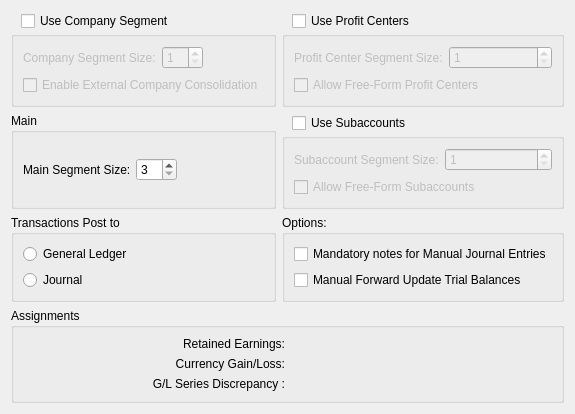
     <widget class="QWidget" name="_gl">
      <attribute name="title">
       <string>General Ledger</string>
      </attribute>
      <layout class="QGridLayout" name="gridLayout_13">
       <item row="0" column="0">
        <layout class="QVBoxLayout" name="verticalLayout_6">
         <property name="spacing">
          <number>0</number>
         </property>
         <item>
          <layout class="QHBoxLayout" name="horizontalLayout_5">
           <item>
            <spacer name="horizontalSpacer_5">
             <property name="orientation">
              <enum>Qt::Horizontal</enum>
             </property>
             <property name="sizeType">
              <enum>QSizePolicy::Fixed</enum>
             </property>
             <property name="sizeHint" stdset="0">
              <size>
               <width>10</width>
               <height>20</height>
              </size>
             </property>
            </spacer>
           </item>
           <item>
            <widget class="QCheckBox" name="_useCompanySegment">
             <property name="text">
              <string>Use Company Segment</string>
             </property>
            </widget>
           </item>
          </layout>
         </item>
         <item>
          <widget class="QGroupBox" name="_useCompanySegmentGroup">
           <property name="enabled">
            <bool>false</bool>
           </property>
           <property name="sizePolicy">
            <sizepolicy hsizetype="Preferred" vsizetype="Preferred">
             <horstretch>0</horstretch>
             <verstretch>1</verstretch>
            </sizepolicy>
           </property>
           <property name="title">
            <string/>
           </property>
           <property name="checked">
            <bool>false</bool>
           </property>
           <layout class="QGridLayout">
            <item row="0" column="0">
             <widget class="QLabel" name="_companySizeLit">
              <property name="text">
               <string>Company Segment Size:</string>
              </property>
              <property name="buddy">
               <cstring>_companySegmentSize</cstring>
              </property>
             </widget>
            </item>
            <item row="0" column="1">
             <layout class="QHBoxLayout">
              <item>
               <widget class="QSpinBox" name="_companySegmentSize">
                <property name="minimum">
                 <number>1</number>
                </property>
                <property name="maximum">
                 <number>10</number>
                </property>
               </widget>
              </item>
              <item>
               <spacer>
                <property name="orientation">
                 <enum>Qt::Horizontal</enum>
                </property>
                <property name="sizeHint" stdset="0">
                 <size>
                  <width>40</width>
                  <height>20</height>
                 </size>
                </property>
               </spacer>
              </item>
             </layout>
            </item>
            <item row="1" column="0" colspan="2">
             <widget class="QCheckBox" name="_externalConsolidation">
              <property name="text">
               <string>Enable External Company Consolidation</string>
              </property>
             </widget>
            </item>
           </layout>
          </widget>
         </item>
        </layout>
       </item>
       <item row="0" column="1">
        <layout class="QVBoxLayout" name="verticalLayout_7">
         <property name="spacing">
          <number>0</number>
         </property>
         <item>
          <layout class="QHBoxLayout" name="horizontalLayout_6">
           <item>
            <spacer name="horizontalSpacer_6">
             <property name="orientation">
              <enum>Qt::Horizontal</enum>
             </property>
             <property name="sizeType">
              <enum>QSizePolicy::Fixed</enum>
             </property>
             <property name="sizeHint" stdset="0">
              <size>
               <width>10</width>
               <height>20</height>
              </size>
             </property>
            </spacer>
           </item>
           <item>
            <widget class="QCheckBox" name="_useProfitCenters">
             <property name="text">
              <string>Use Profit Centers</string>
             </property>
            </widget>
           </item>
          </layout>
         </item>
         <item>
          <widget class="QGroupBox" name="_useProfitCentersGroup">
           <property name="enabled">
            <bool>false</bool>
           </property>
           <property name="sizePolicy">
            <sizepolicy hsizetype="Preferred" vsizetype="Preferred">
             <horstretch>0</horstretch>
             <verstretch>1</verstretch>
            </sizepolicy>
           </property>
           <property name="title">
            <string/>
           </property>
           <property name="checked">
            <bool>false</bool>
           </property>
           <layout class="QGridLayout" name="gridLayout_2">
            <item row="0" column="0">
             <widget class="QLabel" name="_profitCenterSizeLit">
              <property name="text">
               <string>Profit Center Segment Size:</string>
              </property>
              <property name="buddy">
               <cstring>_profitCenterSize</cstring>
              </property>
             </widget>
            </item>
            <item row="0" column="1">
             <widget class="QSpinBox" name="_profitCenterSize">
              <property name="minimum">
               <number>1</number>
              </property>
              <property name="maximum">
               <number>10</number>
              </property>
              <property name="value">
               <number>1</number>
              </property>
             </widget>
            </item>
            <item row="1" column="0" colspan="2">
             <widget class="QCheckBox" name="_ffProfitCenters">
              <property name="text">
               <string>Allow Free-Form Profit Centers</string>
              </property>
             </widget>
            </item>
           </layout>
          </widget>
         </item>
        </layout>
       </item>
       <item row="1" column="0">
        <widget class="QGroupBox" name="_mainGroup">
         <property name="title">
          <string>Main</string>
         </property>
         <layout class="QGridLayout" name="gridLayout_12">
          <item row="0" column="0">
           <layout class="QHBoxLayout">
            <property name="spacing">
             <number>0</number>
            </property>
            <item>
             <layout class="QHBoxLayout">
              <property name="spacing">
               <number>5</number>
              </property>
              <item>
               <widget class="QLabel" name="_mainSizeLit">
                <property name="enabled">
                 <bool>true</bool>
                </property>
                <property name="text">
                 <string>Main Segment Size:</string>
                </property>
                <property name="buddy">
                 <cstring>_mainSize</cstring>
                </property>
               </widget>
              </item>
              <item>
               <widget class="QSpinBox" name="_mainSize">
                <property name="enabled">
                 <bool>true</bool>
                </property>
                <property name="minimum">
                 <number>3</number>
                </property>
                <property name="maximum">
                 <number>10</number>
                </property>
               </widget>
              </item>
             </layout>
            </item>
            <item>
             <spacer>
              <property name="orientation">
               <enum>Qt::Horizontal</enum>
              </property>
              <property name="sizeType">
               <enum>QSizePolicy::Expanding</enum>
              </property>
              <property name="sizeHint" stdset="0">
               <size>
                <width>20</width>
                <height>20</height>
               </size>
              </property>
             </spacer>
            </item>
           </layout>
          </item>
         </layout>
        </widget>
       </item>
       <item row="1" column="1">
        <layout class="QVBoxLayout" name="verticalLayout_8">
         <property name="spacing">
          <number>0</number>
         </property>
         <item>
          <layout class="QHBoxLayout" name="horizontalLayout_7">
           <item>
            <spacer name="horizontalSpacer_7">
             <property name="orientation">
              <enum>Qt::Horizontal</enum>
             </property>
             <property name="sizeType">
              <enum>QSizePolicy::Fixed</enum>
             </property>
             <property name="sizeHint" stdset="0">
              <size>
               <width>10</width>
               <height>20</height>
              </size>
             </property>
            </spacer>
           </item>
           <item>
            <widget class="QCheckBox" name="_useSubaccounts">
             <property name="text">
              <string>Use Subaccounts</string>
             </property>
            </widget>
           </item>
          </layout>
         </item>
         <item>
          <widget class="QGroupBox" name="_useSubaccountsGroup">
           <property name="enabled">
            <bool>false</bool>
           </property>
           <property name="sizePolicy">
            <sizepolicy hsizetype="Preferred" vsizetype="Preferred">
             <horstretch>0</horstretch>
             <verstretch>1</verstretch>
            </sizepolicy>
           </property>
           <property name="title">
            <string/>
           </property>
           <property name="checked">
            <bool>false</bool>
           </property>
           <layout class="QGridLayout">
            <item row="0" column="1">
             <widget class="QSpinBox" name="_subaccountSize">
              <property name="minimum">
               <number>1</number>
              </property>
              <property name="maximum">
               <number>10</number>
              </property>
             </widget>
            </item>
            <item row="1" column="0" colspan="2">
             <widget class="QCheckBox" name="_ffSubaccounts">
              <property name="text">
               <string>Allow Free-Form Subaccounts</string>
              </property>
             </widget>
            </item>
            <item row="0" column="0">
             <widget class="QLabel" name="_subAccountSizeLit">
              <property name="text">
               <string>Subaccount Segment Size:</string>
              </property>
              <property name="buddy">
               <cstring>_subaccountSize</cstring>
              </property>
             </widget>
            </item>
           </layout>
          </widget>
         </item>
        </layout>
       </item>
       <item row="2" column="0">
        <widget class="QGroupBox" name="_postGroup">
         <property name="title">
          <string>Transactions Post to</string>
         </property>
         <layout class="QGridLayout" name="gridLayout_14">
          <item row="1" column="0">
           <widget class="QRadioButton" name="_journal">
            <property name="text">
             <string>Journal</string>
            </property>
           </widget>
          </item>
          <item row="0" column="0">
           <widget class="QRadioButton" name="_generalLedger">
            <property name="text">
             <string>General Ledger</string>
            </property>
           </widget>
          </item>
         </layout>
        </widget>
       </item>
       <item row="2" column="1">
        <widget class="QGroupBox" name="_miscGroup">
         <property name="title">
          <string>Options:</string>
         </property>
         <layout class="QGridLayout" name="gridLayout_10">
          <item row="1" column="0">
           <widget class="QCheckBox" name="_manualFwdUpdate">
            <property name="text">
             <string>Manual Forward Update Trial Balances</string>
            </property>
           </widget>
          </item>
          <item row="0" column="0">
           <widget class="QCheckBox" name="_mandatoryNotes">
            <property name="text">
             <string>Mandatory notes for Manual Journal Entries</string>
            </property>
           </widget>
          </item>
         </layout>
        </widget>
       </item>
       <item row="3" column="0" colspan="2">
        <widget class="QGroupBox" name="_assignGroup">
         <property name="title">
          <string>Assignments</string>
         </property>
         <layout class="QGridLayout" name="gridLayout_3">
          <item row="0" column="0">
           <layout class="QGridLayout">
            <item row="0" column="0">
             <widget class="QLabel" name="_yearendLit">
              <property name="enabled">
               <bool>true</bool>
              </property>
              <property name="text">
               <string>Retained Earnings:</string>
              </property>
              <property name="alignment">
               <set>Qt::AlignRight|Qt::AlignTrailing|Qt::AlignVCenter</set>
              </property>
             </widget>
            </item>
            <item row="0" column="1">
             <widget class="GLCluster" name="_yearend">
              <property name="focusPolicy">
               <enum>Qt::StrongFocus</enum>
              </property>
             </widget>
            </item>
            <item row="1" column="0">
             <widget class="QLabel" name="_gainLossLit">
              <property name="text">
               <string>Currency Gain/Loss:</string>
              </property>
              <property name="alignment">
               <set>Qt::AlignRight|Qt::AlignTrailing|Qt::AlignVCenter</set>
              </property>
             </widget>
            </item>
            <item row="1" column="1">
             <widget class="GLCluster" name="_gainLoss">
              <property name="focusPolicy">
               <enum>Qt::StrongFocus</enum>
              </property>
             </widget>
            </item>
            <item row="2" column="0">
             <widget class="QLabel" name="_discrepancyLit">
              <property name="text">
               <string>G/L Series Discrepancy :</string>
              </property>
              <property name="alignment">
               <set>Qt::AlignRight|Qt::AlignTrailing|Qt::AlignVCenter</set>
              </property>
             </widget>
            </item>
            <item row="2" column="1">
             <widget class="GLCluster" name="_discrepancy">
              <property name="focusPolicy">
               <enum>Qt::StrongFocus</enum>
              </property>
             </widget>
            </item>
           </layout>
          </item>
         </layout>
        </widget>
       </item>
      </layout>
     </widget>
